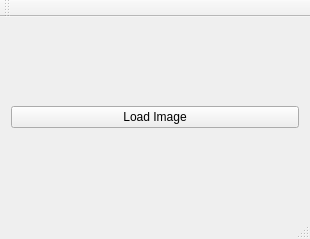
<?xml version="1.0" encoding="UTF-8"?>
<ui version="4.0">
 <class>MainWindow</class>
 <widget class="QMainWindow" name="MainWindow">
  <property name="geometry">
   <rect>
    <x>0</x>
    <y>0</y>
    <width>310</width>
    <height>239</height>
   </rect>
  </property>
  <property name="windowTitle">
   <string>MainWindow</string>
  </property>
  <widget class="QWidget" name="centralWidget">
   <layout class="QGridLayout" name="gridLayout">
    <item row="0" column="0">
     <widget class="QPushButton" name="loadImgButton">
      <property name="text">
       <string>Load Image</string>
      </property>
     </widget>
    </item>
   </layout>
  </widget>
  <widget class="QMenuBar" name="menuBar">
   <property name="geometry">
    <rect>
     <x>0</x>
     <y>0</y>
     <width>310</width>
     <height>22</height>
    </rect>
   </property>
  </widget>
  <widget class="QToolBar" name="mainToolBar">
   <attribute name="toolBarArea">
    <enum>TopToolBarArea</enum>
   </attribute>
   <attribute name="toolBarBreak">
    <bool>false</bool>
   </attribute>
  </widget>
  <widget class="QStatusBar" name="statusBar"/>
 </widget>
 <layoutdefault spacing="6" margin="11"/>
 <resources/>
 <connections/>
</ui>
